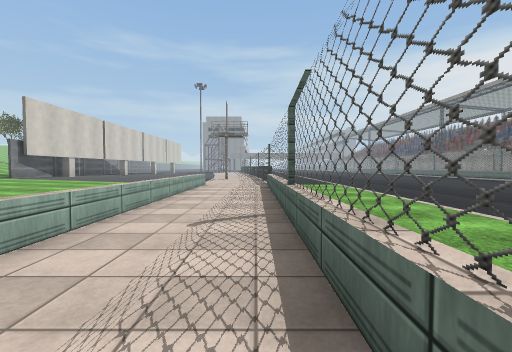
[1] (above)

22 first-person views from a walk through a 3-D level made in the Unity game engine. The camera is 1.3 m above the floor, tilts 2° down and sees 90° across. The floor is counted in squares, 2 m on a side. Each view is taken from the middle of a square. On the plan, view 1 faces up. The plan holds only what a view shows up to about 9 squares ahead; the rest is blank. The place goes on beyond the plan. Some animated figures are not drawn. Some surface patterns are stand-ins.

[2]
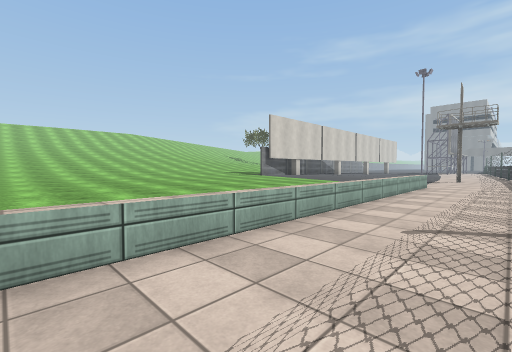

[3]
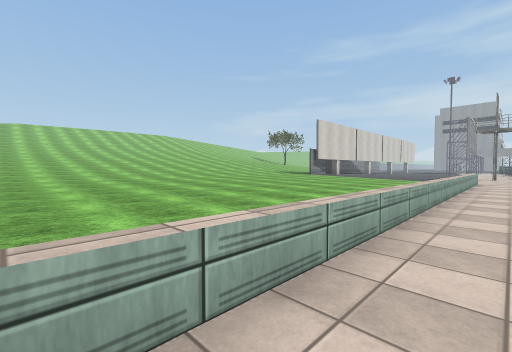

[4]
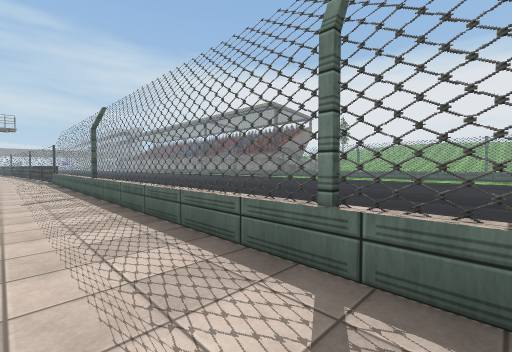

[5]
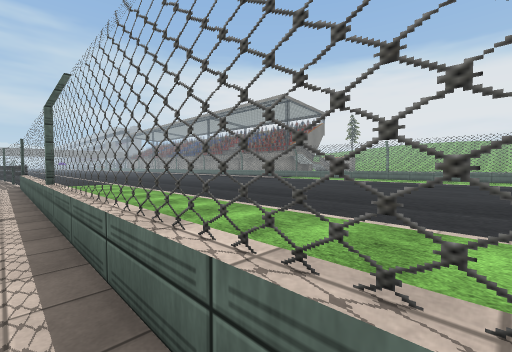

[6]
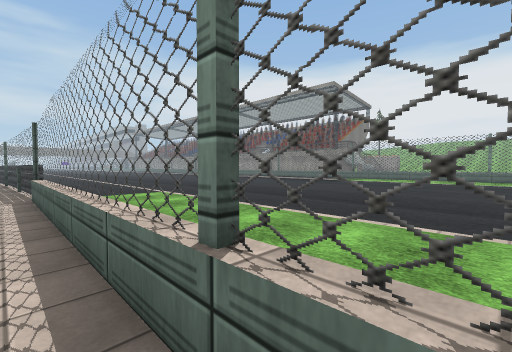

[7]
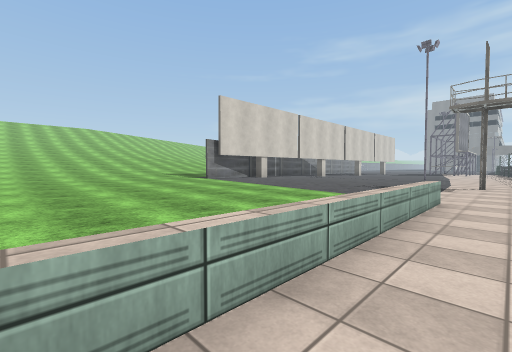

[8]
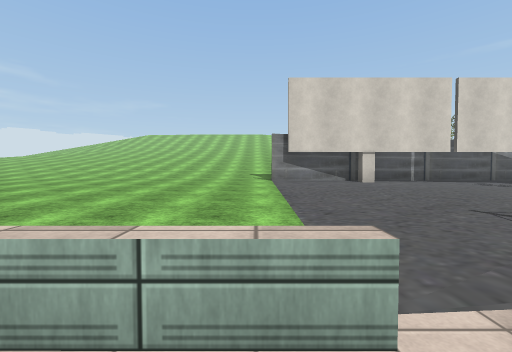

[9]
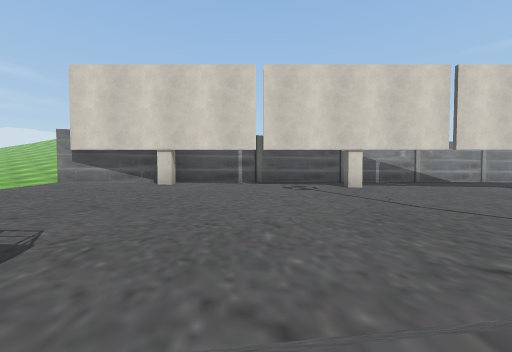

[10]
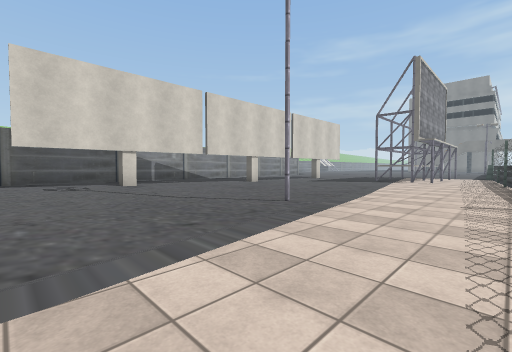

[11]
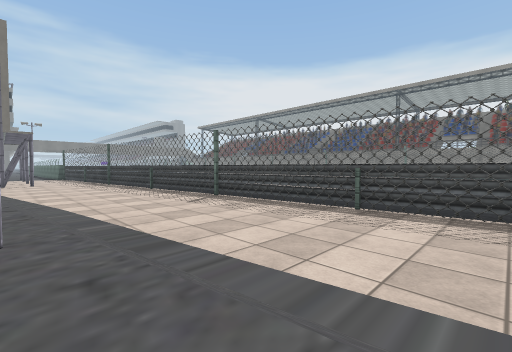

[12]
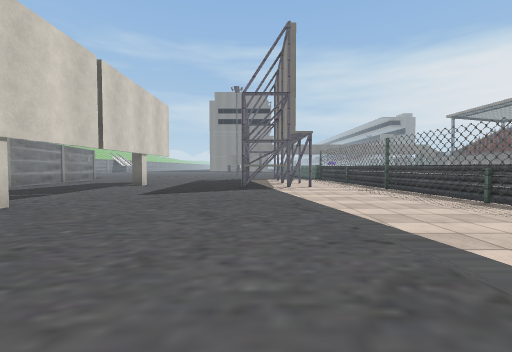

[13]
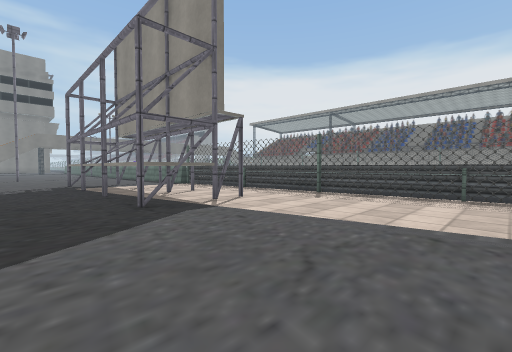

[14]
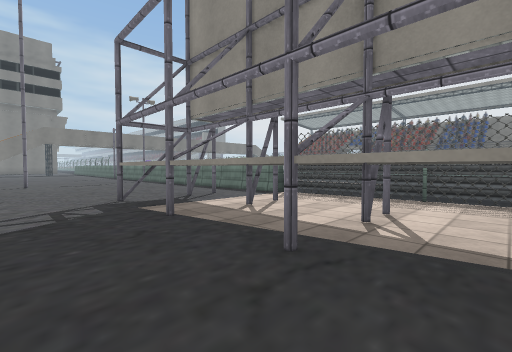

[15]
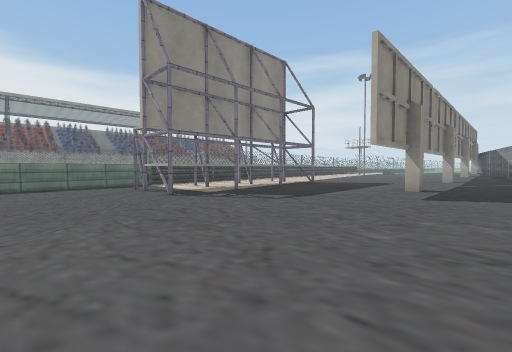

[16]
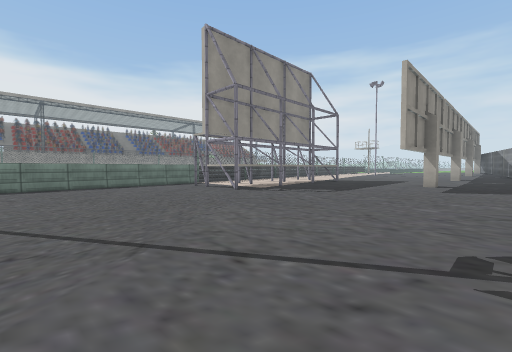

[17]
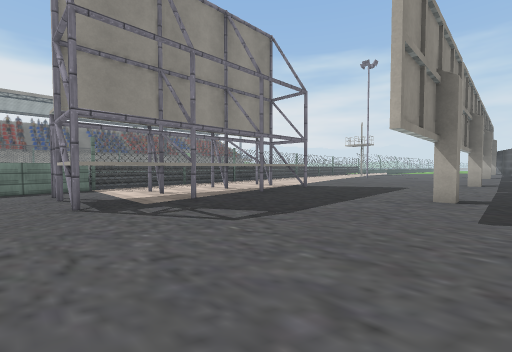

[18]
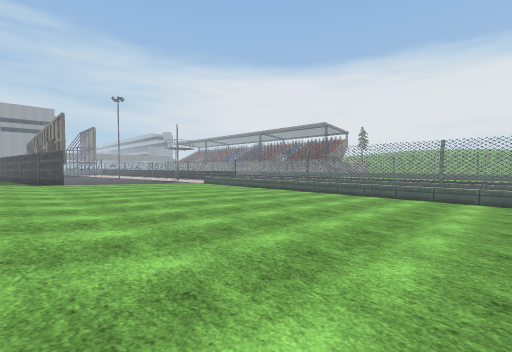

[19]
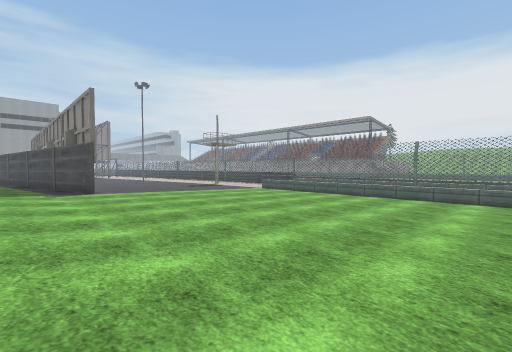

[20]
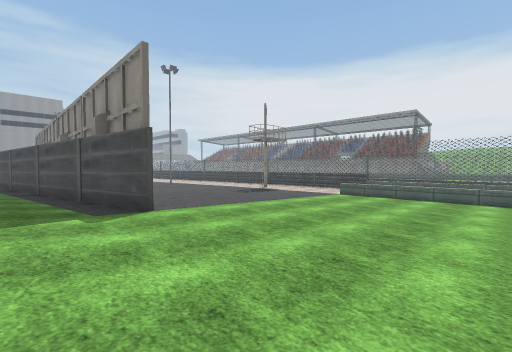

[21]
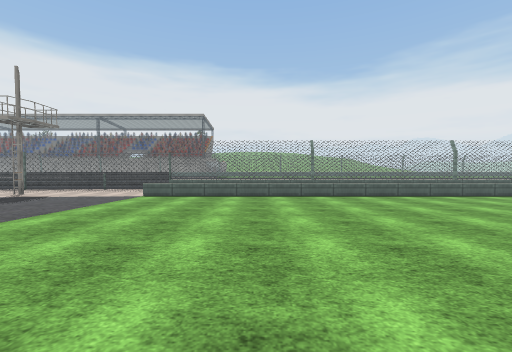

[22]
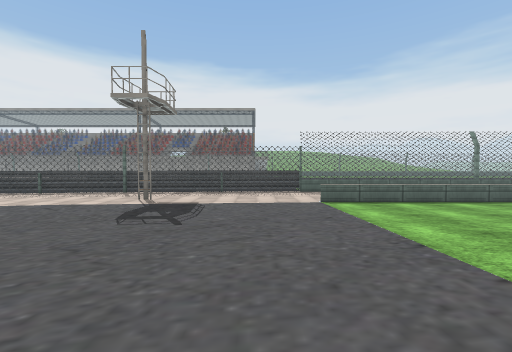

### Floor plan
Key: @ floor where view 1 was taken; # wall or solid block; x gap in a wall; . main floor; : floor 0.25 m higher than the main floor; + floor 0.5 m higher than the main floor; * floor 0.75 m higher than the main floor; = window, fence, low wall or low ledge; ^ raised ledge.
Columns run from 11 left of view 1 to 11 right of it. Each row starts with its distance up from view 1.
 38 .........#
 37 .........#
 36 .........#
 35 .........#
 34 .........#
 33 ......^..#
 32 ......^^.=.
 31 ......^^x==
 30 ......^^..=.
 29 ......^^..=.
 28 ..#...^^..=.
 27 ......^.#.=.
 26 ..........=.
 25 ..........=.
 24 ..........=.
 23 :.#.......=.
 22  .........==
 21  :.........=
 20 #:.........=
 19 #::....#...=.
 18 #:#........=. ..
 17 ##::.......=. ..
 16 :#::.......=.
 15 +#:::......=.
 14 +#:::....#.=.
 13 +#::::.....=..
 12 +##:::.....=...
 11 ++#::::....=....
 10 *+#::::....==...
  9 *++::::..=..=.......
  8 *++::::..=..=.......
  7 *++::::..=..=.......
  6 *++::::..=..=........
  5 *++::::..=..=.........
  4 *++::::..=..=..........
  3 *++::::..=..=..........
  2 *++::::..=..=........
  1 *++::::..=..=.........
  0 *++::::..=.@=..........
 -1 *++::::..=..=..........
 -2 *++::::..=.=. ........
 -3 *++::::..=.=. ........
 -4 *++::::..= =

Where each view was taken, in squares from view 1:
view 1: 0 up, 0 right, facing up
view 2: 0 up, 0 right, facing up-left
view 3: 3 down, 1 left, facing up-left
view 4: 3 down, 1 left, facing up-right
view 5: 1 down, 0 right, facing up-right
view 6: 3 up, 0 right, facing up-right
view 7: 4 up, 1 left, facing up-left
view 8: 9 up, 1 left, facing left
view 9: 15 up, 2 left, facing left
view 10: 15 up, 1 left, facing up-left
view 11: 16 up, 4 left, facing up-right
view 12: 19 up, 5 left, facing up
view 13: 23 up, 7 left, facing up-right
view 14: 28 up, 7 left, facing up-right
view 15: 36 up, 11 left, facing down-right
view 16: 38 up, 11 left, facing down-right
view 17: 34 up, 10 left, facing down-right
view 18: 4 down, 11 left, facing up-right
view 19: 1 up, 11 left, facing up-right
view 20: 5 up, 11 left, facing up-right
view 21: 6 up, 10 left, facing right
view 22: 11 up, 8 left, facing right
